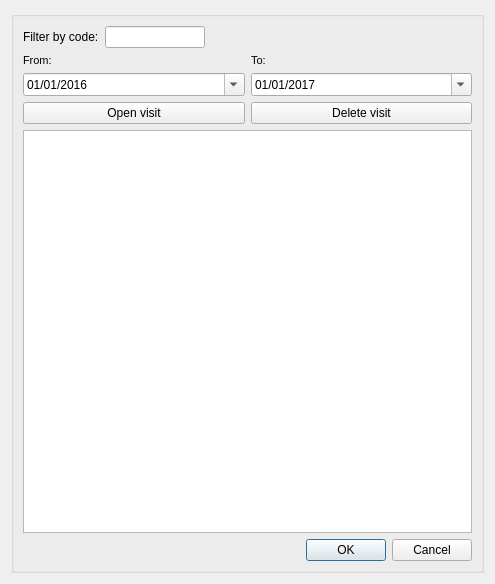
<?xml version="1.0" encoding="UTF-8"?>
<ui version="4.0">
 <class>dlg_lot_visitmanager</class>
 <widget class="QDialog" name="dlg_lot_visitmanager">
  <property name="geometry">
   <rect>
    <x>0</x>
    <y>0</y>
    <width>495</width>
    <height>584</height>
   </rect>
  </property>
  <property name="windowTitle">
   <string>Visit management</string>
  </property>
  <layout class="QVBoxLayout" name="verticalLayout_4">
   <item>
    <widget class="QGroupBox" name="groupBox">
     <property name="title">
      <string/>
     </property>
     <layout class="QVBoxLayout" name="verticalLayout_3">
      <item>
       <layout class="QHBoxLayout" name="horizontalLayout_3">
        <item>
         <widget class="QLabel" name="lbl_filter">
          <property name="text">
           <string>Filter by code:</string>
          </property>
         </widget>
        </item>
        <item>
         <widget class="QLineEdit" name="txt_filter">
          <property name="maximumSize">
           <size>
            <width>100</width>
            <height>16777215</height>
           </size>
          </property>
         </widget>
        </item>
        <item>
         <spacer name="horizontalSpacer">
          <property name="orientation">
           <enum>Qt::Horizontal</enum>
          </property>
          <property name="sizeHint" stdset="0">
           <size>
            <width>40</width>
            <height>20</height>
           </size>
          </property>
         </spacer>
        </item>
       </layout>
      </item>
      <item>
       <layout class="QHBoxLayout" name="horizontalLayout">
        <item>
         <layout class="QVBoxLayout" name="verticalLayout">
          <item>
           <widget class="QLabel" name="lbl_data_event_from">
            <property name="font">
             <font>
              <pointsize>8</pointsize>
             </font>
            </property>
            <property name="frameShape">
             <enum>QFrame::NoFrame</enum>
            </property>
            <property name="frameShadow">
             <enum>QFrame::Plain</enum>
            </property>
            <property name="text">
             <string>From:</string>
            </property>
            <property name="textFormat">
             <enum>Qt::AutoText</enum>
            </property>
            <property name="scaledContents">
             <bool>false</bool>
            </property>
            <property name="alignment">
             <set>Qt::AlignLeading|Qt::AlignLeft|Qt::AlignVCenter</set>
            </property>
            <property name="margin">
             <number>3</number>
            </property>
           </widget>
          </item>
          <item>
           <widget class="QDateEdit" name="date_event_from">
            <property name="date">
             <date>
              <year>2016</year>
              <month>1</month>
              <day>1</day>
             </date>
            </property>
            <property name="displayFormat">
             <string>dd/MM/yyyy</string>
            </property>
            <property name="calendarPopup">
             <bool>true</bool>
            </property>
           </widget>
          </item>
         </layout>
        </item>
        <item>
         <layout class="QVBoxLayout" name="verticalLayout_2">
          <item>
           <widget class="QLabel" name="lbl_data_event_to">
            <property name="font">
             <font>
              <pointsize>8</pointsize>
             </font>
            </property>
            <property name="frameShape">
             <enum>QFrame::NoFrame</enum>
            </property>
            <property name="frameShadow">
             <enum>QFrame::Raised</enum>
            </property>
            <property name="text">
             <string>To:</string>
            </property>
            <property name="textFormat">
             <enum>Qt::AutoText</enum>
            </property>
            <property name="scaledContents">
             <bool>false</bool>
            </property>
            <property name="margin">
             <number>3</number>
            </property>
           </widget>
          </item>
          <item>
           <widget class="QDateEdit" name="date_event_to">
            <property name="date">
             <date>
              <year>2017</year>
              <month>1</month>
              <day>1</day>
             </date>
            </property>
            <property name="displayFormat">
             <string>dd/MM/yyyy</string>
            </property>
            <property name="calendarPopup">
             <bool>true</bool>
            </property>
           </widget>
          </item>
         </layout>
        </item>
       </layout>
      </item>
      <item>
       <layout class="QHBoxLayout" name="horizontalLayout_2">
        <item>
         <widget class="QPushButton" name="btn_open">
          <property name="text">
           <string>Open visit</string>
          </property>
         </widget>
        </item>
        <item>
         <widget class="QPushButton" name="btn_delete">
          <property name="text">
           <string>Delete visit</string>
          </property>
         </widget>
        </item>
       </layout>
      </item>
      <item>
       <widget class="QTableView" name="tbl_visit">
        <property name="sortingEnabled">
         <bool>true</bool>
        </property>
       </widget>
      </item>
      <item>
       <layout class="QHBoxLayout" name="horizontalLayout_4">
        <item>
         <spacer name="horizontalSpacer_2">
          <property name="orientation">
           <enum>Qt::Horizontal</enum>
          </property>
          <property name="sizeHint" stdset="0">
           <size>
            <width>150</width>
            <height>20</height>
           </size>
          </property>
         </spacer>
        </item>
        <item>
         <widget class="QDialogButtonBox" name="btn_box">
          <property name="sizePolicy">
           <sizepolicy hsizetype="Minimum" vsizetype="Fixed">
            <horstretch>0</horstretch>
            <verstretch>0</verstretch>
           </sizepolicy>
          </property>
          <property name="maximumSize">
           <size>
            <width>200</width>
            <height>16777215</height>
           </size>
          </property>
          <property name="standardButtons">
           <set>QDialogButtonBox::Cancel|QDialogButtonBox::Ok</set>
          </property>
         </widget>
        </item>
       </layout>
      </item>
     </layout>
    </widget>
   </item>
  </layout>
 </widget>
 <tabstops>
  <tabstop>txt_filter</tabstop>
  <tabstop>date_event_from</tabstop>
  <tabstop>date_event_to</tabstop>
  <tabstop>btn_open</tabstop>
  <tabstop>btn_delete</tabstop>
  <tabstop>tbl_visit</tabstop>
 </tabstops>
 <resources/>
 <connections>
  <connection>
   <sender>btn_box</sender>
   <signal>accepted()</signal>
   <receiver>dlg_lot_visitmanager</receiver>
   <slot>accept()</slot>
   <hints>
    <hint type="sourcelabel">
     <x>248</x>
     <y>254</y>
    </hint>
    <hint type="destinationlabel">
     <x>157</x>
     <y>274</y>
    </hint>
   </hints>
  </connection>
  <connection>
   <sender>btn_box</sender>
   <signal>rejected()</signal>
   <receiver>dlg_lot_visitmanager</receiver>
   <slot>reject()</slot>
   <hints>
    <hint type="sourcelabel">
     <x>316</x>
     <y>260</y>
    </hint>
    <hint type="destinationlabel">
     <x>286</x>
     <y>274</y>
    </hint>
   </hints>
  </connection>
 </connections>
</ui>
